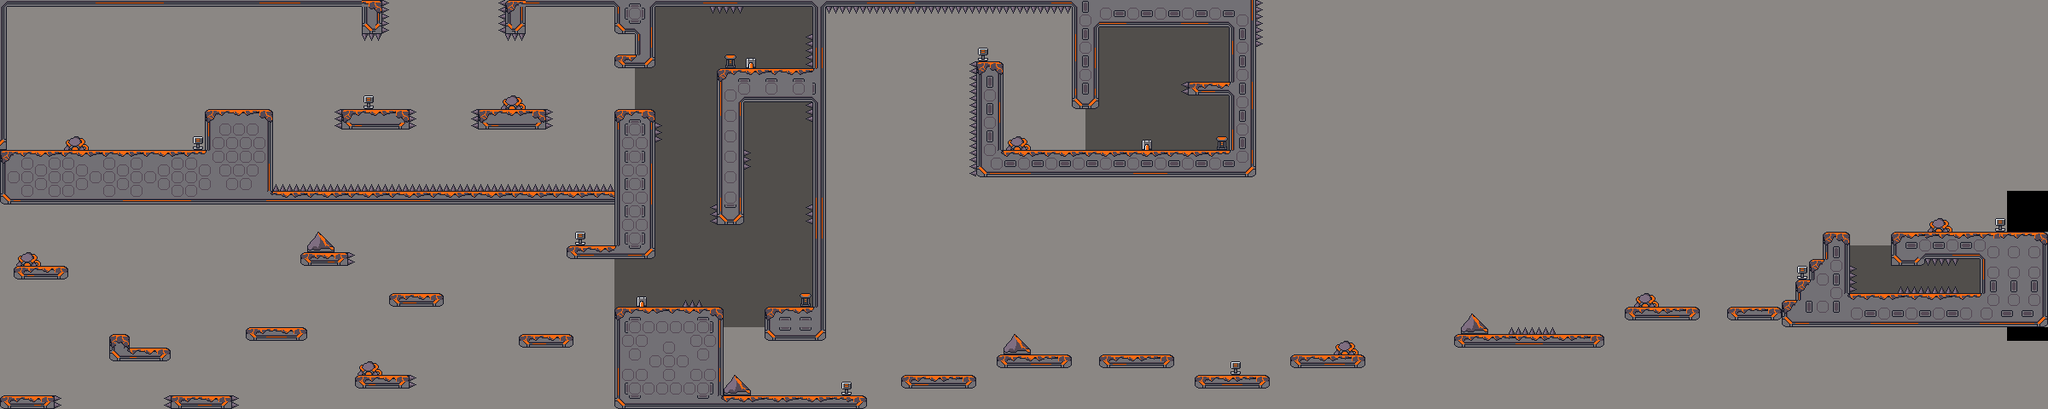

Below is a game level as drawn by its tile map, then a one-line description and the .tmx that defines it (tile-layer data replaced by summaries):
An orthogonal 300x60 tile map with 8x8 px tiles, 1 tile layer (gfx), 2 hidden layers not drawn and 44 objects (23x Enemy, 14x Item, 4x Door, Spawn, Switch, ...).

<map version="1.10" tiledversion="1.10.2" orientation="orthogonal" renderorder="right-down" width="300" height="60" tilewidth="8" tileheight="8" infinite="0" nextlayerid="5" nextobjectid="93">
 <tileset firstgid="1" source="volcano.tsx" />
 <layer id="1" name="gfx" width="300" height="60">
  <data>[18000 cells, 17952 non-empty, 92 distinct tile ids]</data>
 </layer>
 <layer id="2" name="walls" width="300" height="60" visible="0">
  <data>[18000 cells, 2664 non-empty, 1 distinct tile ids]</data>
 </layer>
 <layer id="3" name="spikes" width="300" height="60" visible="0">
  <data>[18000 cells, 203 non-empty, 1 distinct tile ids]</data>
 </layer>
 <objectgroup id="4" name="objs">
  <object id="3" name="Spawn" x="208" y="144">
   <point />
  </object>
  <object id="5" name="Switch" type="Switch" x="732" y="52">
   <properties>
    <property name="event_id" type="int" value="1" />
   </properties>
   <point />
  </object>
  <object id="7" name="DoorV" type="Door" x="744" y="104">
   <properties>
    <property name="locked" type="bool" value="true" />
   </properties>
   <point />
  </object>
  <object id="11" name="DoorH" type="Door" x="872" y="384">
   <properties>
    <property name="locked" type="bool" value="false" />
   </properties>
   <point />
  </object>
  <object id="16" name="CatNpc" type="Npc" x="240" y="456">
   <properties>
    <property name="dialogue_id" type="int" value="0" />
   </properties>
   <point />
  </object>
  <object id="20" name="FlameboiMiniboss" type="Enemy" x="2312" y="328">
   <properties>
    <property name="flags" type="int" value="1" />
    <property name="health" type="int" value="26" />
    <property name="strength" type="int" value="5" />
   </properties>
   <point />
  </object>
  <object id="28" name="Key" type="Item" x="446.157" y="318.488">
   <point />
  </object>
  <object id="34" name="BlobMiniboss" type="Enemy" x="1424" y="80">
   <properties>
    <property name="health" type="int" value="5" />
    <property name="strength" type="int" value="5" />
    <property name="walk" value="L60,P120,R60,P120" />
   </properties>
   <point />
  </object>
  <object id="35" name="Blob" type="Enemy" x="64" y="160">
   <properties>
    <property name="walk" value="R240,L240" />
   </properties>
   <point />
  </object>
  <object id="37" name="Flameboi" type="Enemy" x="464" y="112">
   <properties>
    <property name="walk" value="R120,L120" />
   </properties>
   <point />
  </object>
  <object id="38" name="HealthItem" type="Item" x="920" y="64">
   <point />
  </object>
  <object id="39" name="Blob" type="Enemy" x="296" y="112">
   <properties>
    <property name="walk" value="L120,R120" />
   </properties>
   <point />
  </object>
  <object id="42" name="Battery" type="Item" x="704" y="272">
   <point />
  </object>
  <object id="46" name="Doublejump" type="Item" x="912" y="152">
   <point />
  </object>
  <object id="47" name="Dash" type="Item" x="24" y="160">
   <point />
  </object>
  <object id="49" name="Walljump" type="Item" x="16" y="448">
   <point />
  </object>
  <object id="54" name="Airdash" type="Item" x="520" y="8">
   <point />
  </object>
  <object id="57" name="Flameboi" type="Enemy" x="576" y="112">
   <properties>
    <property name="walk" value="L120,R120" />
   </properties>
   <point />
  </object>
  <object id="58" name="HealthItem" type="Item" x="448" y="424">
   <point />
  </object>
  <object id="59" name="Flameboi" type="Enemy" x="200" y="280">
   <properties>
    <property name="walk" value="R120,L120" />
   </properties>
   <point />
  </object>
  <object id="62" name="Flameboi" type="Enemy" x="512" y="328">
   <properties>
    <property name="walk" value="L120,R120" />
   </properties>
   <point />
  </object>
  <object id="64" name="Blob" type="Enemy" x="56" y="448">
   <properties>
    <property name="walk" value="L120,R120" />
   </properties>
   <point />
  </object>
  <object id="65" name="Blob" type="Enemy" x="664" y="376">
   <properties>
    <property name="walk" value="L120,R120" />
   </properties>
   <point />
  </object>
  <object id="66" name="Blob" type="Enemy" x="176" y="392">
   <point />
  </object>
  <object id="67" name="HealthItem" type="Item" x="48" y="296">
   <point />
  </object>
  <object id="68" name="Blob" type="Enemy" x="304" y="368">
   <properties>
    <property name="walk" value="R120,L120" />
   </properties>
   <point />
  </object>
  <object id="69" name="DoorV" type="Door" x="1272" y="152">
   <properties>
    <property name="locked" type="bool" value="false" />
   </properties>
   <point />
  </object>
  <object id="70" name="Blob" type="Enemy" x="1400" y="160">
   <properties>
    <property name="walk" value="L120,R120" />
   </properties>
   <point />
  </object>
  <object id="71" name="Blob" type="Enemy" x="1320" y="160">
   <properties>
    <property name="walk" value="R120,L120" />
   </properties>
   <point />
  </object>
  <object id="72" name="Flameboi" type="Enemy" x="1336" y="104">
   <point />
  </object>
  <object id="74" name="DoorH" type="Door" x="2192" y="288">
   <properties>
    <property name="locked" type="bool" value="false" />
   </properties>
   <point />
  </object>
  <object id="76" name="Blob" type="Enemy" x="2277" y="328">
   <properties>
    <property name="strength" type="int" value="5" />
    <property name="walk" value="R20,P120,L20" />
   </properties>
   <point />
  </object>
  <object id="77" name="Battery" type="Item" x="1272" y="448">
   <point />
  </object>
  <object id="78" name="Battery" type="Item" x="2112" y="408">
   <point />
  </object>
  <object id="79" name="HealthItem" type="Item" x="1560" y="384">
   <point />
  </object>
  <object id="80" name="HealthItem" type="Item" x="1952" y="320">
   <point />
  </object>
  <object id="81" name="HealthItem" type="Item" x="2320" y="248">
   <point />
  </object>
  <object id="82" name="Blob" type="Enemy" x="1136" y="424">
   <properties>
    <property name="walk" value="L120,R120" />
   </properties>
   <point />
  </object>
  <object id="83" name="Blob" type="Enemy" x="1360" y="400">
   <properties>
    <property name="walk" value="L120,R120" />
   </properties>
   <point />
  </object>
  <object id="84" name="Blob" type="Enemy" x="1736" y="376">
   <point />
  </object>
  <object id="85" name="Blob" type="Enemy" x="2040" y="344">
   <properties>
    <property name="walk" value="R120,L120" />
   </properties>
   <point />
  </object>
  <object id="86" name="Flameboi" type="Enemy" x="1240" y="400">
   <properties>
    <property name="walk" value="L120,R120" />
   </properties>
   <point />
  </object>
  <object id="87" name="Flameboi" type="Enemy" x="1416" y="424">
   <properties>
    <property name="walk" value="R120,L120" />
   </properties>
   <point />
  </object>
  <object id="88" name="Flameboi" type="Enemy" x="1856" y="376">
   <point />
  </object>
 </objectgroup>
</map>
